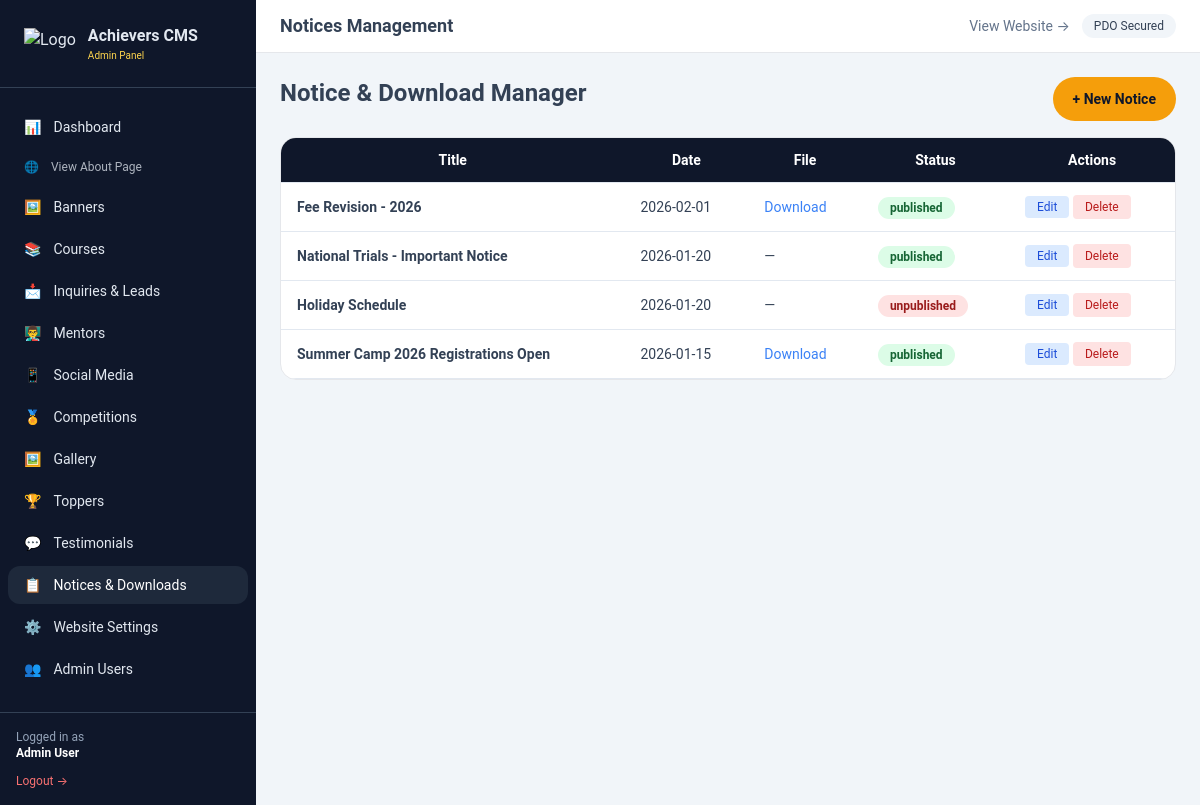
The app's page /admin/notices.php (signed in) with its own data.
### tables this page shows
CREATE TABLE notices (
    id INT AUTO_INCREMENT PRIMARY KEY,
    title VARCHAR(255) NOT NULL,
    content TEXT,
    file_path VARCHAR(255),
    publish_date DATE,
    status ENUM('published','unpublished') DEFAULT 'published',
    created_at TIMESTAMP DEFAULT CURRENT_TIMESTAMP
);

### includes/db.php (called while the page is built, shortened)
<?php
$host = 'localhost';
$dbname = 'achievers_cms';
$username = 'root';
$password = '';
try {
    $pdo = new PDO("mysql:host=$host;dbname=$dbname;charset=utf8mb4", $username, $password, [
        PDO::ATTR_ERRMODE => PDO::ERRMODE_EXCEPTION,
        PDO::ATTR_DEFAULT_FETCH_MODE => PDO::FETCH_ASSOC,
        PDO::ATTR_EMULATE_PREPARES => false,
    ]);
} catch (PDOException $e) {
    die("Database connection failed: " . $e->getMessage());
}
function db_query($sql, $params = []) {
    global $pdo;
    $stmt = $pdo->prepare($sql);
    $stmt->execute($params);
    return $stmt;
}
function db_get_all($sql, $params = []) {
    return db_query($sql, $params)->fetchAll();
}
?>

### admin/notices.php (the view, shortened to what this page needs)
<?php
require_once __DIR__ . '/includes/admin_header.php';
$notices = db_get_all("SELECT * FROM notices ORDER BY publish_date DESC");
?>
<div>
    <div class="flex justify-between mb-4">
        <h2 class="text-2xl font-bold">Notice &amp; Download Manager</h2>
        <a href="?action=add" class="btn-accent px-5 py-2 text-sm">+ New Notice</a>
    </div>
    <div class="bg-white border rounded-2xl overflow-hidden">
        <table class="admin-table w-full text-sm">
            <thead><tr><th>Title</th><th>Date</th><th>File</th><th>Status</th><th>Actions</th></tr></thead>
            <tbody>
                <?php foreach ($notices as $n): ?>
                <tr>
                    <td class="font-semibold"><?= htmlspecialchars($n['title']) ?></td>
                    <td><?= $n['publish_date'] ?></td>
                    <td><?php if ($n['file_path']): ?><a href="<?= "../".$n['file_path'] ?>" target="_blank" class="text-blue-500">Download</a><?php else: ?>—<?php endif; ?></td>
                    <td><?= get_status_badge($n['status']) ?></td>
                    <td>
                        <a href="?edit=<?= $n['id'] ?>" class="px-3 py-1 text-xs bg-blue-100 text-blue-700 rounded">Edit</a>
                        <form method="POST" onsubmit="confirmDelete(this.id)" class="inline">
                            <button class="px-3 py-1 text-xs bg-red-100 text-red-700 rounded">Delete</button>
                        </form>
                    </td>
                </tr>
                <?php endforeach; ?>
            </tbody>
        </table>
    </div>
</div>
<?php require_once __DIR__ . '/includes/admin_footer.php'; ?>

### includes/functions.php (shortened to what this page needs)
<?php
function get_status_badge($status) {
    $colors = [
        'active' => 'bg-green-100 text-green-800',
        'inactive' => 'bg-gray-100 text-gray-800',
        'Pending' => 'bg-yellow-100 text-yellow-800',
        'Contacted' => 'bg-blue-100 text-blue-800',
        'Enrolled' => 'bg-green-100 text-green-800',
        'Closed' => 'bg-gray-200 text-gray-700',
        'published' => 'bg-green-100 text-green-800',
        'unpublished' => 'bg-red-100 text-red-800',
    ];
    $class = $colors[$status] ?? 'bg-gray-100 text-gray-800';
    return "<span class='px-3 py-1 rounded-full text-xs font-semibold $class'>$status</span>";
}
?>

### assets/css/style.css (style rules this page uses)
:root { --primary: #0f172a; --accent: #f59e0b; --gold: #fbbf24; }
* { box-sizing: border-box; }
body { font-family: 'Poppins', 'Roboto', 'Open Sans', system-ui, -apple-system, BlinkMacSystemFont, "Segoe UI", sans-serif; line-height: 1.6; color: #334155; }
h1, h2, h3 { font-weight: 700; }
.btn-accent { background: #f59e0b; color: #0f172a; padding: 12px 26px; border-radius: 9999px; font-weight: 600; }
.admin-table th { background: #0f172a; color: white; font-weight: 600; }
.admin-table td, .admin-table th { padding: 12px 16px; border-bottom: 1px solid #e2e8f0; }
.nav-link, .btn-primary, .btn-accent { min-height: 44px; display: inline-flex; align-items: center; justify-content: center; }

### records on screen
notices: title "Fee Revision - 2026", publish_date "2026-02-01", status "published"
notices: title "National Trials - Important Notice", publish_date "2026-01-20", status "published"
notices: title "Holiday Schedule", publish_date "2026-01-20", status "unpublished"
notices: title "Summer Camp 2026 Registrations Open", publish_date "2026-01-15", status "published"

### other values on screen
$admin_name "Admin User"
str_replace('.php', '', $current_page) "Notices"
